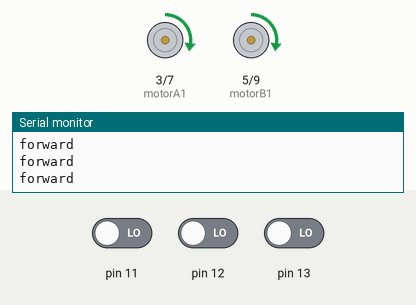
Simulated run of this sketch. Board: Arduino Uno, built with avr-gcc and run on an emulated ATmega328P. On the bench: motor-driver pin pairs drawn as motors (green arrow = first pin HIGH = forward, orange = second pin HIGH = backward, longer = more drive, scaled by the enable pin), the last lines printed to the serial monitor. Inputs (shaded band) come from the test bench; at power-on: pin 11 LOW, pin 13 LOW, pin 12 LOW.

Above: at 1.2 s.
1.3 s: pin 11 driven HIGH
At 1.8 s:
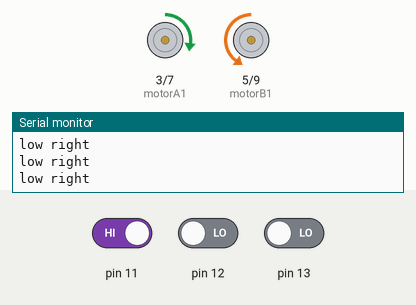
7.7 s: pin 13 driven HIGH
At 8.8 s:
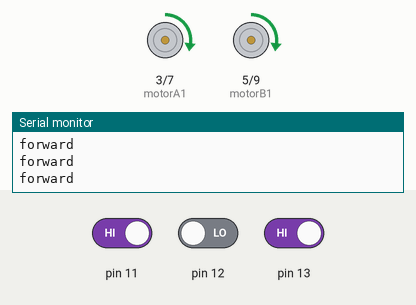
10.7 s: pin 11 driven LOW
At 11.3 s:
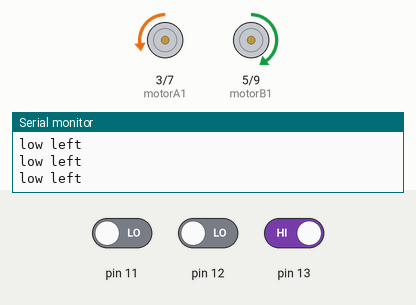
12.2 s: pin 13 driven LOW
At 13.5 s:
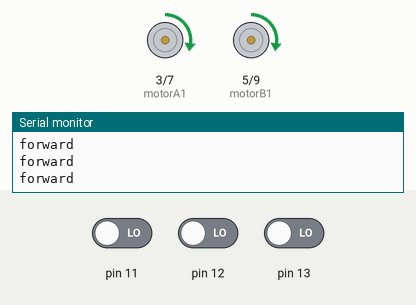
Timing chart, 0 to 15.2 s (numbered marks = the images above; inputs shaded):
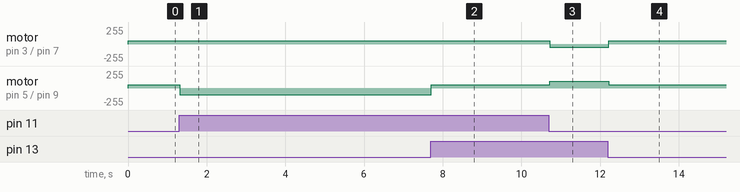

Measured:
- after the input at 1.3 s, motor on pin 5 (motorB1) / pin 9 (motorB2): forward 50/255 → backward 100/255 at once
- after the input at 7.7 s, motor on pin 5 (motorB1) / pin 9 (motorB2): backward 100/255 → forward 50/255 at once
- after the input at 10.7 s, motor on pin 3 (motorA1) / pin 7 (motorA2): forward 50/255 → backward 50/255 at once; motor on pin 5 (motorB1) / pin 9 (motorB2): forward 50/255 → forward 100/255 at once
- after the input at 12.2 s, motor on pin 3 (motorA1) / pin 7 (motorA2): backward 50/255 → forward 50/255 at once; motor on pin 5 (motorB1) / pin 9 (motorB2): forward 100/255 → forward 50/255 at once

The sketch:

Code_phase_two.ino
```cpp
void Forward(), Backward(), Right(), Left(), Stop(),  Follower();
float ReadPing ();
const int motorA1 = 3;
const int motorA2 = 7;
const int motorB1 = 5;
const int motorB2 = 9;
const int enA = 10;
const int enB = 6 ;
int Velocity= 50;
int S1,S2,S3;


void setup() {
  Serial.begin(9600);
pinMode(motorA1, OUTPUT);
pinMode(motorA2, OUTPUT);
pinMode(motorB1, OUTPUT);
pinMode(motorB2, OUTPUT);
pinMode(enA, OUTPUT);
pinMode(enB, OUTPUT);
pinMode(S1, INPUT);
pinMode(S2, INPUT);
pinMode(S3,INPUT);

}

void loop() {


S1 = digitalRead(13);
S2 = digitalRead(12);
S3 = digitalRead(11);


Follower();


}
void Forward ()
{

analogWrite(enA, Velocity);
analogWrite(enB, Velocity);
digitalWrite(motorA1, HIGH);
digitalWrite(motorA2, LOW);
digitalWrite(motorB1, HIGH);
digitalWrite(motorB2, LOW);
}

void Backward ()
{

analogWrite(enA, Velocity);
analogWrite(enB, Velocity);
digitalWrite(motorA1, LOW);
digitalWrite(motorA2, HIGH);
digitalWrite(motorB1, LOW);
digitalWrite(motorB2, HIGH);
}

void Right ()
{

analogWrite(enA, Velocity);
analogWrite(enB, Velocity+50);
digitalWrite(motorA1, LOW);
digitalWrite(motorA2, HIGH);
digitalWrite(motorB1, HIGH);
digitalWrite(motorB2, LOW);
}

void Left ()
{

analogWrite(enA, Velocity);
analogWrite(enB, Velocity+50);
digitalWrite(motorA1, HIGH);
digitalWrite(motorA2, LOW);
digitalWrite(motorB1, LOW);
digitalWrite(motorB2, HIGH);
}
void Stop ()
{

digitalWrite(motorA1, LOW);
digitalWrite(motorA2, LOW);
digitalWrite(motorB1, LOW);
digitalWrite(motorB2, LOW);
}


void Follower ()
{
if(S3 && !S2 && S1) //move forward
{
Serial. println( "forward" ) ;

Forward();
        if(S3 && S2 && S1) //Stop
{
  Serial. println( "forward" ) ;

Forward();
  }

}
if(S3 && !S2 && !S1) //move right
{
  Serial. println( "low right" ) ;
  Left();
        if(S3 && S2 && S1) //Stop
{
  Serial. println( "low right" ) ;
  Left();
  }
}

if(S3 && S2 && !S1) //move right
{
  Serial. println( "right" ) ;
  Left();
      if(S3 && S2 && S1) //Stop
{
  Serial. println( "right" ) ;
  Left();

  }
}

if(!S3 && !S2 && S1) //move left
{

  Serial. println( "low left" ) ;
  Right();
    if(S3 && S2 && S1) //Stop
{
  Serial. println( "low left" ) ;
  Right();
  }
}

if(!S3 && S2 && S1) //move left
{
  Serial. println( "left" ) ;
  Right();
  if(S3 && S2 && S1) //Stop
{
  Serial. println( "left" ) ;
  Right();

  }
}

if(!S3 && !S2 && !S1) //Stop
{
  Serial. println( "forward" ) ;
Forward();
if(S3 && S2 && S1) //Stop

{
  Serial. println( "forward" ) ;
Forward();
}


}


}
```
